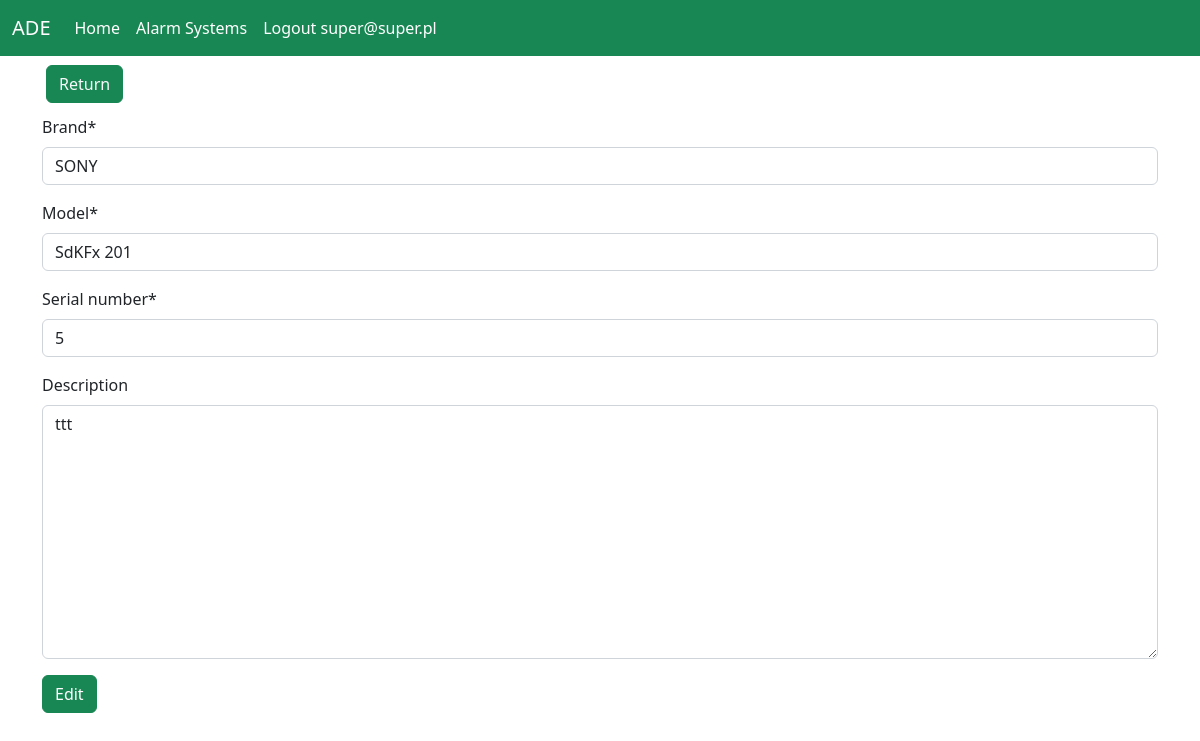
Screenshot of /main_view/edit_registrator/17 (signed in) with the database file from the repository.
### users/models.py (models this page shows)
class Account(AbstractBaseUser, PermissionsMixin):
    email = models.EmailField(verbose_name='User Email', max_length=60, unique=True)
    fullname = models.CharField(max_length=30, unique=True)
    date_joined = models.DateTimeField(verbose_name='Date joined', auto_now_add=True)
    last_login = models.DateTimeField(verbose_name='Last login', auto_now=True)
    is_operator = models.BooleanField(default=False)
    is_admin = models.BooleanField(default=False)
    is_active = models.BooleanField(default=False)
    is_staff = models.BooleanField(default=False)
    is_superuser = models.BooleanField(default=False)
    USERNAME_FIELD = 'email'
    REQUIRED_FIELDS = ['fullname']
    objects = AccountManager()
    def __str__(self):
        return self.email

### alarm_systems/models.py (models this page shows)
class Registrator(models.Model):
    brand = models.CharField(max_length=100)
    model = models.CharField(max_length=100)
    serial_number = models.CharField(max_length=100, unique=True)
    description = models.TextField(blank=True, null=True)
    system_types = models.ForeignKey('System', on_delete=models.CASCADE)

### alarm_systems/views.py (the view, shortened to what this page needs)
# urls.py: path('main_view/edit_registrator/<int:pk>', RegistratorEditView.as_view(),
class RegistratorEditView(UpdateView):
    model = Registrator
    fields = ['brand', 'model', 'serial_number', 'description']
    template_name = 'home/system_details/registrator_update_form.html'

### alarm_systems/templates/home/system_details/registrator_update_form.html (shortened to what this page needs)
{% extends 'base.html' %}
{% load crispy_forms_tags %}
{% block container %}
        <h1><a href="#"
               class="btn btn-success rounded-10 text-light m-1">Return</a></h1>
    <form action="" method="post">
        {{ form|crispy }}
        <button type="submit" class="btn btn-success">
            Edit
        </button>
    </form>
{% endblock %}

### templates/partials/_menu.html (shortened to what this page needs)
<nav class="navbar navbar-expand-lg navbar-dark bg-success mb-xxl-3">
    <div class="container-fluid">
        <a class="navbar-brand" href="#">ADE</a>
        <div class="collapse navbar-collapse" id="navbarSupportedContent">
            <ul class="navbar-nav me-auto mb-2 mb-lg-0">
                <li class="nav-item">
                    <a class="nav-link active" aria-current="page" href="{% url 'alarm_systems:home' %}">Home</a>
                </li>
                <li class="nav-item">
                    <a class="nav-link active" aria-current="page" href="{% url 'alarm_systems:main_view' %}">Alarm
                        Systems</a>
                </li>
                {% if user.is_authenticated %}
                    <li class="nav-item">
                        <a class="nav-link active" aria-current="page"
                           href="{% url 'users:logout_view' %}">Logout {{ user }}</a>
                    </li>
                {% endif %}
            </ul>
        </div>
    </div>
</nav>

### rows the page displays
Account: email "super@super.pl"
Registrator: brand "SONY", model "SdKFx 201", serial_number "5", description "ttt"
